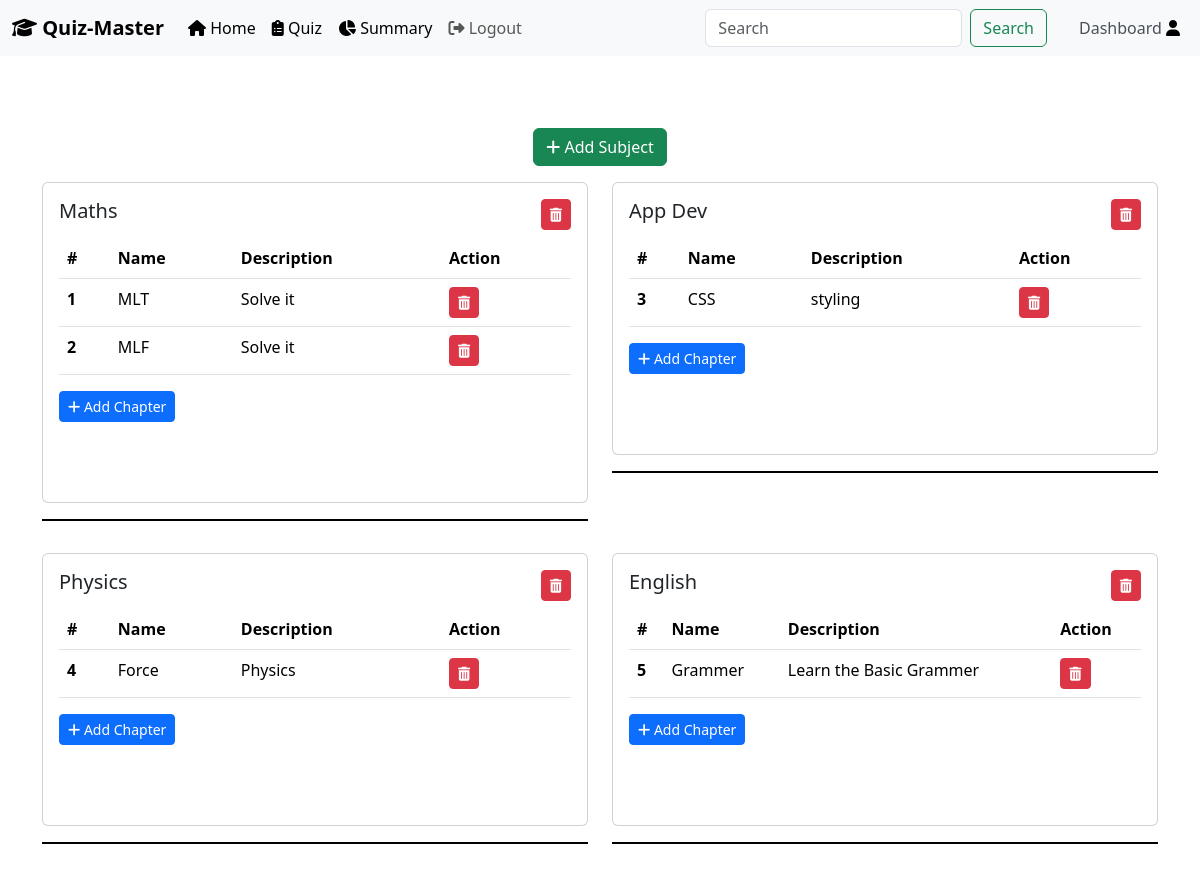
The app's page /quiz-master/action-sub-chap (signed in) with its own data.
### models/models.py (models this page shows, shortened)
class User(db.Model,UserMixin):
    __tablename__ = "users"
    id = db.Column(db.Integer(), primary_key=True, nullable=False, autoincrement=True)
    username = db.Column(db.String(60), nullable=False, unique=True)
    email_address = db.Column(db.String(150), unique=True, nullable=False)
    full_name = db.Column(db.String(60), nullable=False)
    password_hash = db.Column(db.String(255), nullable=False)
    qualification = db.Column(db.String(), nullable=True)
    dob = db.Column(db.String(), nullable=True)
    role = db.Column(db.String(10), nullable=False, default='user')
    scores = db.relationship('Score', backref='user', lazy=True)
    @property
    def password(self):
        raise AttributeError('password is not a readable attribute')

class Subject(db.Model):
    __tablename__ = "subjects"
    id = db.Column(db.Integer(), primary_key=True, nullable=False, autoincrement=True)
    name = db.Column(db.String(20), nullable=False, unique=True)
    description = db.Column(db.String(100), nullable=True)
    chapters = db.relationship('Chapter', backref='subject', lazy=True)

class Chapter(db.Model):
    __tablename__ = "chapters"
    id = db.Column(db.Integer(), primary_key=True, nullable=False, autoincrement=True)
    name = db.Column(db.String(20), nullable=False, unique=True)
    description = db.Column(db.String(100), nullable=True)
    subject_id = db.Column(db.Integer(), db.ForeignKey('subjects.id'), nullable=False)
    quizzes = db.relationship('Quiz', backref='chapter', lazy=True)

### controllers/quiz_master_route.py (the view)
@app.route('/quiz-master/action-sub-chap')
@login_required
def quiz_master():
    if current_user.role == 'quiz-master':
        subjects = Subject.query.all()
        chapters = Chapter.query.all()
        return render_template('quiz-master.html', subjects=subjects, chapters=chapters)
    return {"message": "Permission denied"}, 403

### app.py (called while the page is built)
@login_manager.user_loader
def load_user(user_id):
    return db.session.get(User, int(user_id))

### templates/quiz-master.html (shortened to what this page needs)
{% extends 'base.html' %}
{% block content %}
<div class="container mb-3">
  <div class="container text-center p-3">
    <button class="btn btn-success" data-bs-toggle="modal" data-bs-target="#subjectModal" onclick="loadSubjectForm()">
      <i class="fas fa-plus"></i> Add Subject
    </button>
  </div>
    <div class="row">
        {% for subject in subjects %}
        <div class="col-lg-6 col-md-12 mb-3">
            <div class="card" style="max-height: 350px; overflow-y: auto;">
                <div class="card-body">
                        <h5 class="card-title d-flex justify-content-between">
                        {{ subject.name }}
                        <button class="btn btn-danger btn-sm" onclick="deleteSubject('{{ subject.id }}')">
                          <i class="fas fa-trash-alt"></i>
                        </button>
                      </h5>
                            {% if chapters %}
                              <table class="table">
                                <thead>
                                  <tr>
                                    <th scope="col">#</th>
                                    <th scope="col">Name</th>
                                    <th scope="col">Description</th>
                                    <th scope="col">Action</th>
                                  </tr>
                                </thead>
                                      {% for chapter in subject.chapters %}
                                          <div class="lead text-center text-md-start text-body-secondary mb-6 mb-lg-8 font-monospace">
                                            <tbody>
                                              <tr>
                                                <th scope="row">{{ chapter.id }}</th>
                                                <td>{{ chapter.name }}</td>
                                                <td>{{chapter.description}}</td>
                                                <td>
                                                  <button class="btn btn-danger pl-1 btn-sm"  onclick="deleteChapter('{{ chapter.id }}')">
                                                    <i class="fas fa-trash-alt"></i>
                                                  </button>
                                                </td>
                                              </tr>
                                            </tbody>
                                          </div>
                                      {% endfor %}
                              </table>
                              {% endif %}
                              <button class="btn btn-primary btn-sm" data-bs-toggle="modal" data-bs-target="#chapterModal" onclick="loadChapterForm()">
                                <i class="fas fa-plus"></i> Add Chapter
                              </button>
                              <div class="container-fluid mt-lg-3 pt-lg-5">
                            </div>
                </div>
            </div>
            <hr style="border-top: 2px solid #000; opacity: 1;">
        </div>
        {% endfor %}
    </div>
</div>
{% endblock %}

### templates/base.html (shortened to what this page needs)
<!DOCTYPE html>
<html lang="en">
    <head>
        <link href="https://cdn.jsdelivr.net/npm/bootstrap@5.3.3/dist/css/bootstrap.min.css" rel="stylesheet">
    </head>
    <body>
            <nav class="navbar navbar-expand-lg bg-body-tertiary fixed-top">
                <div class="container-fluid">
                    <a class="navbar-brand fw-bold" href="">
                      <i class="fa-solid fa-graduation-cap"></i> Quiz-Master
                    </a>
                  <div class="collapse navbar-collapse" id="navbarSupportedContent">
                    <ul class="navbar-nav me-auto mb-2 mb-lg-0">
                      <li class="nav-item">
                        <a class="nav-link active" aria-current="page" href="{{ url_for('home') }}">
                          <i class="fa-solid fa-house"></i> Home
                        </a>
                      </li>
                      {% if current_user.is_authenticated %}
                        {% if current_user.role == 'quiz-master' %}
                          <li class="nav-item">
                            <a class="nav-link text-black" href="{{ url_for('view_quiz_master_quiz')}}">
                              <i class="fa-solid fa-clipboard-list"></i> Quiz
                            </a>
                          </li>
                          <li class="nav-item">
                            <a class="nav-link text-black" href="{{ url_for('summary') }}">
                                <i class="fa-solid fa-chart-pie"></i> Summary</a>
                          </li>
                        {% endif %}
                        <li class="nav-item">
                            <a class="nav-link" href="{{ url_for('logout')}}">
                            <i class="fa-solid fa-sign-out-alt"></i> Logout
                            </a>
                        </li>
                        {% endif %}
                    </ul>
                    {% if current_user.is_authenticated %}
                    <form action="/search" class="d-flex" method="POST">
                        <input class="form-control me-2 " type="search" placeholder="Search" aria-label="Search" id="keyword", name="keyword">
                        <button class="btn btn-outline-success me-4" type="submit">Search</button>
                    </form>
                    {% endif%}
                    <ul class="navbar-nav">
                        {% if current_user.is_authenticated %}
                        <li class="nav-item">
                            <a class="nav-link text-black" href="{{ url_for('quiz_master_dashboard' if current_user.role == 'quiz-master' else 'dashboard') }}">
                              <span class="text-dark-emphasis">Dashboard</span> <i class="fa-solid fa-user" style="font-weight: bold;" title="Welcome, {{ current_user.full_name }}"></i>
                            </a>
                        </li>
                        {% endif%}
                    </ul>
                  </div>
                </div>
            </nav>
        <div class="container-fluid me-2 mt-3 pt-5">
        </div>
        {% block content %}
        {% endblock %}
    </body>
</html>

### records on screen
Subject: name "Maths"
Chapter: id "1", name "MLT", description "Solve it"
Chapter: id "2", name "MLF", description "Solve it"
Subject: name "App Dev"
Chapter: id "3", name "CSS", description "styling"
Subject: name "Physics"
Chapter: id "4", name "Force", description "Physics"
Subject: name "English"
Chapter: id "5", name "Grammer", description "Learn the Basic Grammer"
